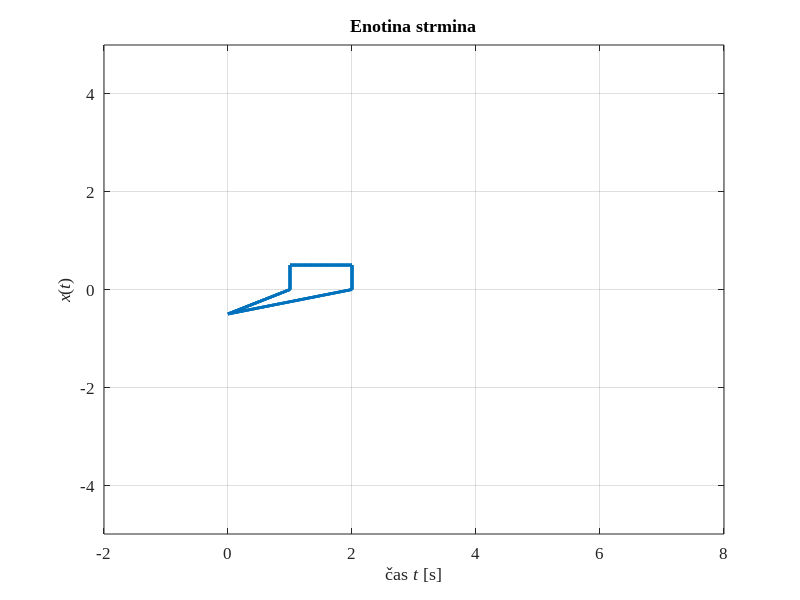

This figure's MATLAB source:
%Izpis signala komplexsnega programa funkcije
clear all; close all;

dt = 0.02;  %časovni inkrement

% Signal description by unit step and 
  %t1 = 0 : dt : 0;  u1 = zeros(size(t1));
  t2 = 0 : dt : 0;  u2 = -0.5 * ones(size(t2));
  t3 = 0 : dt : 1;  u3 =  -0.5 + 0.5*(t3);
  t4 =  1 : dt :2;u4 =  0.5 * ones(size(t4));
  t5 = 2 : dt : 2; u5 = 1 * zeros(size(t5));


  
  t = [ t2 t3 t4 t5];
  u = [ u2 u3 u4 u5];
  
  periodic_t = t'*ones(1,4);
  periodic_t = (periodic_t(:))';
  periodic_u = u'*ones(1,4); 
  periodic_u = (periodic_u(:))';

%1.B Drawing 
  plot(periodic_t, periodic_u, 'LineWidth', 2);
  axis([-2 8 -5 5]);
  grid;
  set(gca, 'FontName', 'Times New Roman', 'FontSize', 12);
  xlabel('čas {\itt} [s]'); ylabel('{\itx}({\itt})');
  title('Enotina strmina');
